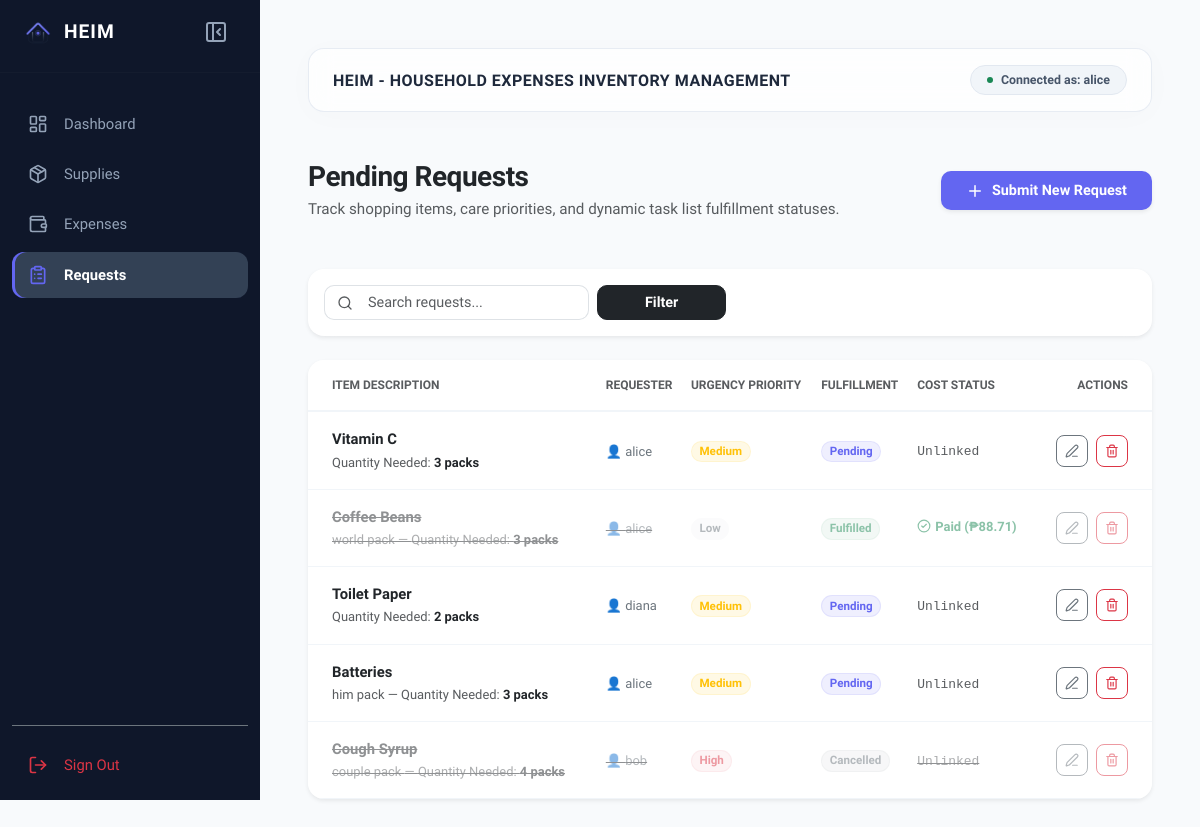
The app's page /requests/ (signed in), older data.
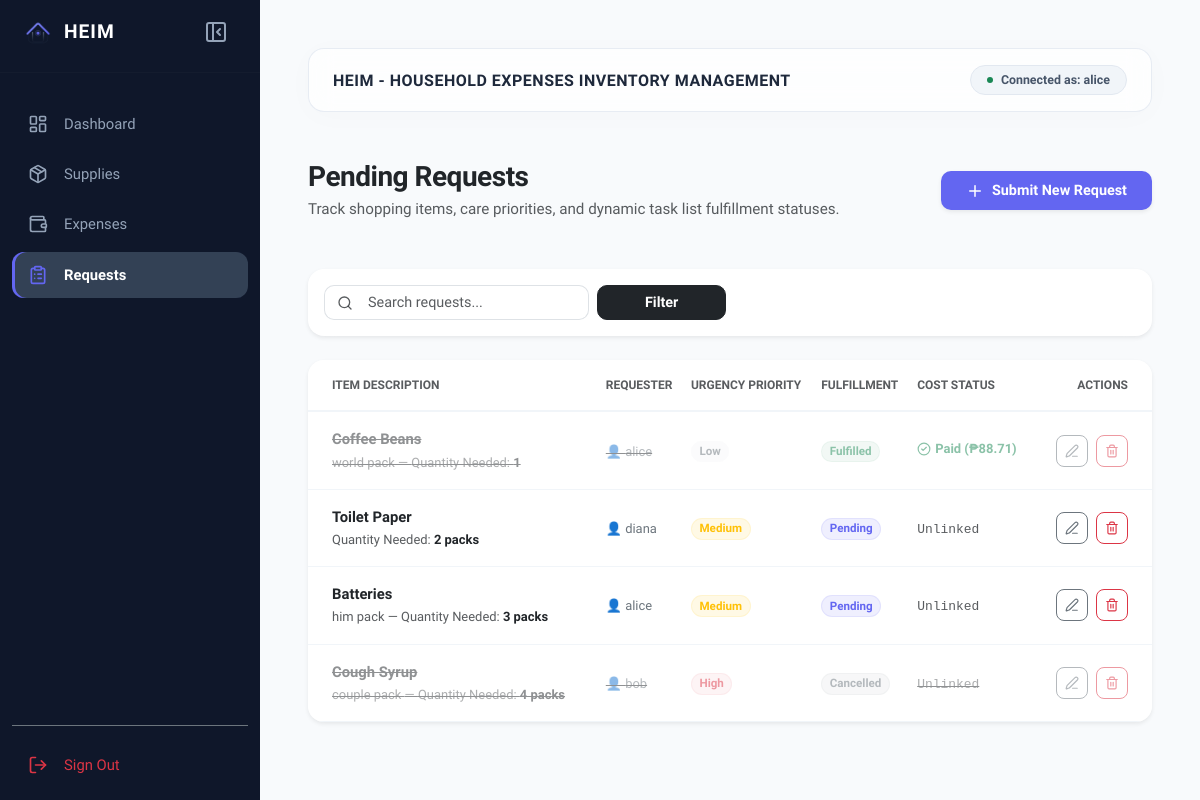
The same page, newer data.
### household/models.py (models this page shows, shortened)
class BaseModel(models.Model):
    created_at = models.DateTimeField(auto_now_add=True, db_index=True)
    updated_at = models.DateTimeField(auto_now=True)
    class Meta:
        abstract = True

class RequestItem(BaseModel):
    URGENCY_CHOICES = [('Low', 'Low'), ('Medium', 'Medium'), ('High', 'High')]
    STATUS_CHOICES = [('Pending', 'Pending'), ('Fulfilled', 'Fulfilled'), ('Cancelled', 'Cancelled')]
    requester = models.ForeignKey(User, on_delete=models.CASCADE, related_name='requests')
    item_name = models.CharField(max_length=150)
    specification = models.CharField(max_length=250, blank=True, null=True)
    quantity = models.CharField(max_length=50)
    urgency = models.CharField(max_length=10, choices=URGENCY_CHOICES, default='Medium')
    status = models.CharField(max_length=15, choices=STATUS_CHOICES, default='Pending')
    associated_expense = models.ForeignKey(Expense, on_delete=models.SET_NULL, null=True, blank=True)

class Expense(BaseModel):
    CATEGORY_CHOICES = [
        ('Groceries', 'Groceries'),
        ('Medical', 'Medical'),
        ('Utilities', 'Utilities'),
        ('Personal Care', 'Personal Care'),
        ('Entertainment', 'Entertainment'),
    ]
    buyer = models.ForeignKey(User, on_delete=models.CASCADE, related_name='purchases')
    amount = models.DecimalField(max_digits=10, decimal_places=2)
    category = models.CharField(max_length=50, choices=CATEGORY_CHOICES)
    description = models.CharField(max_length=500, blank=True, null=True)

### household/views.py (the view)
# urls.py: path('requests/', RequestListView.as_view(), name='request-list'),
class RequestListView(LoginRequiredMixin, ListView):
    model = RequestItem
    template_name = 'requests/request_list.html'
    context_object_name = 'request_items'
    paginate_by = 5
    def get_queryset(self):
        queryset = super().get_queryset()
        query = self.request.GET.get('q')
        if query:
            queryset = queryset.filter(item_name__icontains=query)
        return queryset.order_by('-created_at')  # Newest requests appear at the top

### templates/requests/request_list.html (shortened to what the changed rows need)
{% extends 'base.html' %}
{% load static %}
{% block content %}
<div class="container-fluid px-0 animate-fade-in">
    <div class="card border-0 shadow-sm" style="background: white; border-radius: 16px; overflow: hidden;">
        <div class="table-responsive">
            <table class="table table-hover align-middle mb-0" style="font-size: 0.925rem;">
                <thead>
                    <tr style="border-bottom: 2px solid #f1f5f9;">
                        <th class="text-uppercase tracking-wider fw-bold text-muted py-3 px-4" style="font-size: 0.75rem;">Item Description</th>
                        <th class="text-uppercase tracking-wider fw-bold text-muted py-3" style="font-size: 0.75rem;">Requester</th>
                        <th class="text-uppercase tracking-wider fw-bold text-muted py-3" style="font-size: 0.75rem;">Urgency Priority</th>
                        <th class="text-uppercase tracking-wider fw-bold text-muted py-3" style="font-size: 0.75rem;">Fulfillment</th>
                        <th class="text-uppercase tracking-wider fw-bold text-muted py-3" style="font-size: 0.75rem;">Cost Status</th>
                        <th class="text-uppercase tracking-wider fw-bold text-muted py-3 text-end px-4" style="font-size: 0.75rem;">Actions</th>
                    </tr>
                </thead>
                <tbody>
                    {% for item in request_items %}
                    <tr style="border-bottom: 1px solid #f1f5f9;" class="{% if item.status == 'Fulfilled' or item.status == 'Cancelled' %}opacity-50 text-decoration-line-through{% endif %}">
                        <td class="py-3 px-4">
                            <div>
                                <span class="fw-semibold text-dark d-block mb-0.5">{{ item.item_name }}</span>
                                <small class="text-muted">{% if item.specification %}{{ item.specification }} — {% endif %}Quantity Needed: <strong class="text-dark">{{ item.quantity }}</strong></small>
                            </div>
                        </td>
                        <td class="py-3 text-secondary">
                            <span class="small font-medium">👤 {{ item.requester.username }}</span>
                        </td>
                        <td class="py-3">
                            {% if item.urgency == 'High' %}
                                <span class="badge rounded-pill px-2.5 py-1.5 bg-danger bg-opacity-10 text-danger border border-danger border-opacity-10 fw-semibold" style="font-size: 0.725rem;">High</span>
                            {% elif item.urgency == 'Medium' %}
                                <span class="badge rounded-pill px-2.5 py-1.5 bg-warning bg-opacity-10 text-warning border border-warning border-opacity-10 fw-semibold" style="font-size: 0.725rem;">Medium</span>
                            {% else %}
                                <span class="badge rounded-pill px-2.5 py-1.5 bg-light text-secondary border border-light fw-semibold" style="font-size: 0.725rem;">Low</span>
                            {% endif %}
                        </td>
                        <td class="py-3">
                            {% if item.status == 'Pending' %}
                                <span class="badge rounded-pill px-2.5 py-1.5 bg-primary bg-opacity-10 text-primary border border-primary border-opacity-10 fw-semibold" style="font-size: 0.725rem; color: var(--accent-color) !important; background-color: rgba(99, 102, 241, 0.1) !important; border-color: rgba(99, 102, 241, 0.1) !important;">Pending</span>
                            {% elif item.status == 'Fulfilled' %}
                                <span class="badge rounded-pill px-2.5 py-1.5 bg-success bg-opacity-10 text-success border border-success border-opacity-10 fw-semibold" style="font-size: 0.725rem;">Fulfilled</span>
                            {% else %}
                                <span class="badge rounded-pill px-2.5 py-1.5 bg-secondary bg-opacity-10 text-secondary border border-secondary border-opacity-10 fw-semibold" style="font-size: 0.725rem;">Cancelled</span>
                            {% endif %}
                        </td>
                        <td class="py-3">
                            {% if item.associated_expense %}
                                <span class="small text-success d-inline-flex align-items-center gap-1 fw-semibold">
                                    <i data-lucide="check-circle-2" style="width: 14px; height: 14px;"></i> Paid (₱{{ item.associated_expense.amount }})
                                </span>
                            {% else %}
                                <span class="small text-muted font-monospace">Unlinked</span>
                            {% endif %}
                        </td>
                        <td class="text-end py-3 px-4">
                            <div class="d-inline-flex gap-2">
                                <a href="{% url 'request-edit' item.pk %}" class="btn btn-sm btn-outline-secondary d-flex align-items-center justify-content-center" style="width: 32px; height: 32px; border-radius: 8px;">
                                    <i data-lucide="edit-3" style="width: 14px; height: 14px;"></i>
                                </a>
                                <a href="{% url 'request-delete' item.pk %}" class="btn btn-sm btn-outline-danger d-flex align-items-center justify-content-center" style="width: 32px; height: 32px; border-radius: 8px;">
                                    <i data-lucide="trash-2" style="width: 14px; height: 14px;"></i>
                                </a>
                            </div>
                        </td>
                    </tr>
                    {% endfor %}
                </tbody>
            </table>
        </div>
    </div>
</div>
{% endblock %}

Row changes from the older to the newer data that the page shows:
removed RequestItem: item_name "Vitamin C", quantity "3 packs", requester.username "alice", urgency "Medium", status "Pending", shows "Unlinked"
changed RequestItem "Coffee Beans": quantity "3 packs" → "1"
